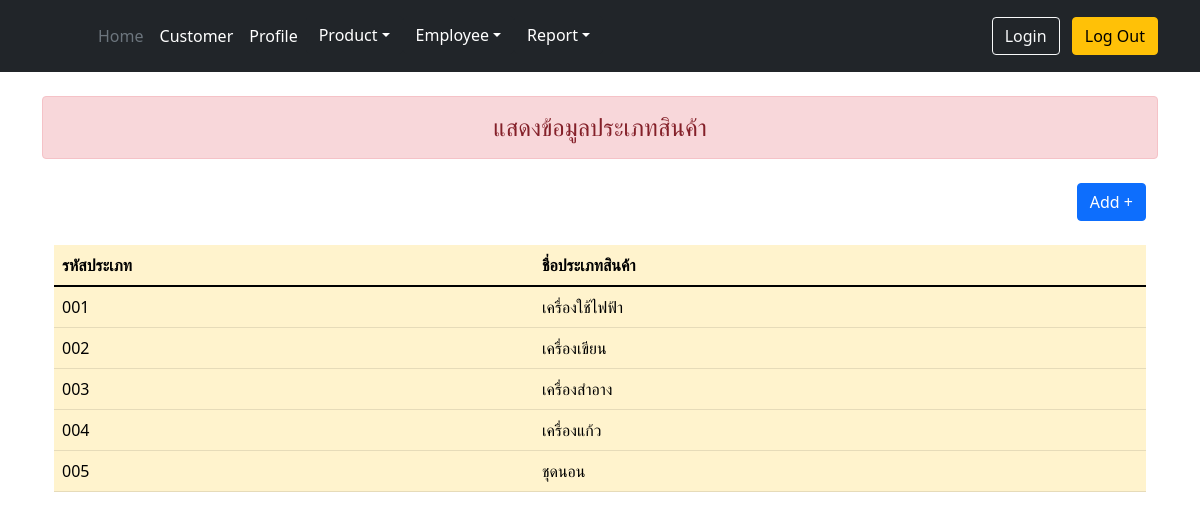
/admin/show_type.php, run on the app's committed database.
### tables this page shows
CREATE TABLE `type` (
  `type_id` int(3) UNSIGNED ZEROFILL NOT NULL COMMENT 'รหัสประเภทสินค้า',
  `type_name` varchar(30) NOT NULL COMMENT 'ชื่อประเภทสินค้า'
);

### admin/show_type.php (the view, shortened to what this page needs)
<?php
include 'condb.php';
?>
<!DOCTYPE html>
 <html lang="en">
 <head>
     <link href="css/bootstrap.min.css" rel="stylesheet">
 </head>
 <body>
    <?php include 'menu.php'?>
    <div class="container">
    <div class=" h4 text-center alert alert-danger mb-4 mt-4 "role="alert"> แสดงข้อมูลประเภทสินค้า </div>
        <div class="container">
        <div class="text-end">
        <a class="btn btn-primary mb-4" href="fr_type.php" role="button">Add +</a>
        </div>
            <table class="table table-warning table-hover">
                <thead class="thead-dark">
                    <tr>
                        <th scope="col">รหัสประเภท</th>
                        <th scope="col">ชื่อประเภทสินค้า</th>
                    </tr>
                </thead>
                <?php
                $sql = "SELECT * FROM type";
                $result=mysqli_query($conn,$sql);
                while($row=mysqli_fetch_array($result)){
                ?>
                <tr>
                    <td scope="row"><?=$row["type_id"]?></td>
                    <td scope="row"><?=$row["type_name"]?></td>
                </tr>
                <?php
                }
                ?>
            </table>
        </div>
    </div>
 </body>
 </html>

### data on the page
type: type_id "001", type_name "เครื่องใช้ไฟฟ้า"
type: type_id "002", type_name "เครื่องเขียน"
type: type_id "003", type_name "เครื่องสำอาง"
type: type_id "004", type_name "เครื่องแก้ว"
type: type_id "005", type_name "ชุดนอน"
